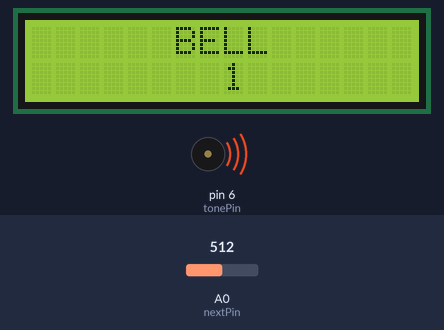
Bench run of a sketch on a simulated Arduino Uno, built with avr-gcc and run on an emulated ATmega328P. On the bench: 16×2 character LCD, buzzer (waves = sounding). Inputs (shaded band) come from the test bench; at power-on: A0 (nextPin) = 512.

Above: at 0.1 s.
At 9.1 s:
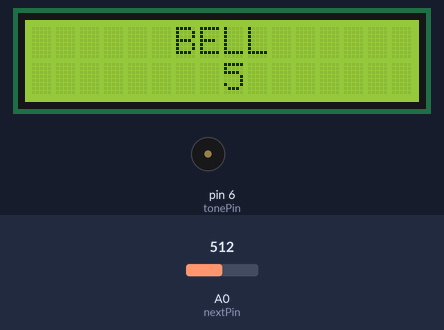
At 18.1 s:
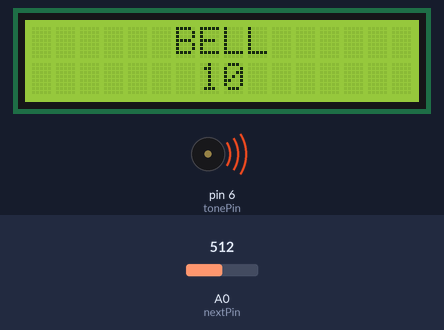
At 37.1 s:
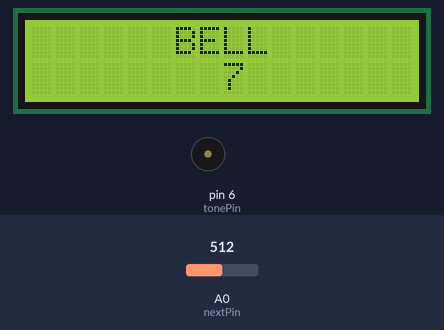
Timing chart, 0 to 40.0 s (numbered marks = the images above):
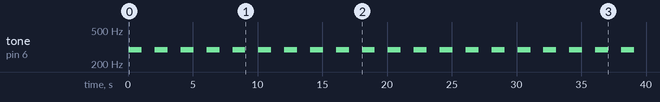

The sketch:

new_year.ino
```cpp
#include <LiquidCrystal.h>
LiquidCrystal lcd(12,11,5,4,3,2);

const int switchPin = 6;
const int nextPin = A0;
const int tonePin = 6;
const int note = 294;

const int bells = 12;

void setup() {
  lcd.begin(16,2);
  lcd.setCursor(2,0);
  lcd.print("LET THERE BE");
  lcd.setCursor(5,1);
  lcd.print("CHANGE");
}

void loop() {

  if(analogRead(nextPin) > 1){
    lcd.clear();
    lcd.setCursor(6,0);
    lcd.print("BELL");
    for(int i=1;i<=bells;i++){
      if(i<10){
        lcd.setCursor(8,1);
      }else{
        lcd.setCursor(7,1);
      }
      lcd.print(i);
      tone(tonePin, note);
      delay(1000);
      noTone(tonePin);
      delay(1000);
    }
    lcd.clear();
    lcd.setCursor(2,0);
    lcd.print("BYE BYE 2020");
    lcd.setCursor(0,1);
    lcd.print("HAPPY NEW YEAR!!");
  }
}
```

Measured:
- by itself, tone on pin 6 (tonePin): alternates 294 Hz for 1.0 s and silent for 1.0 s
- what the display in image 1 shows lasts 2.0 s, from 8.1 s to 10.1 s
